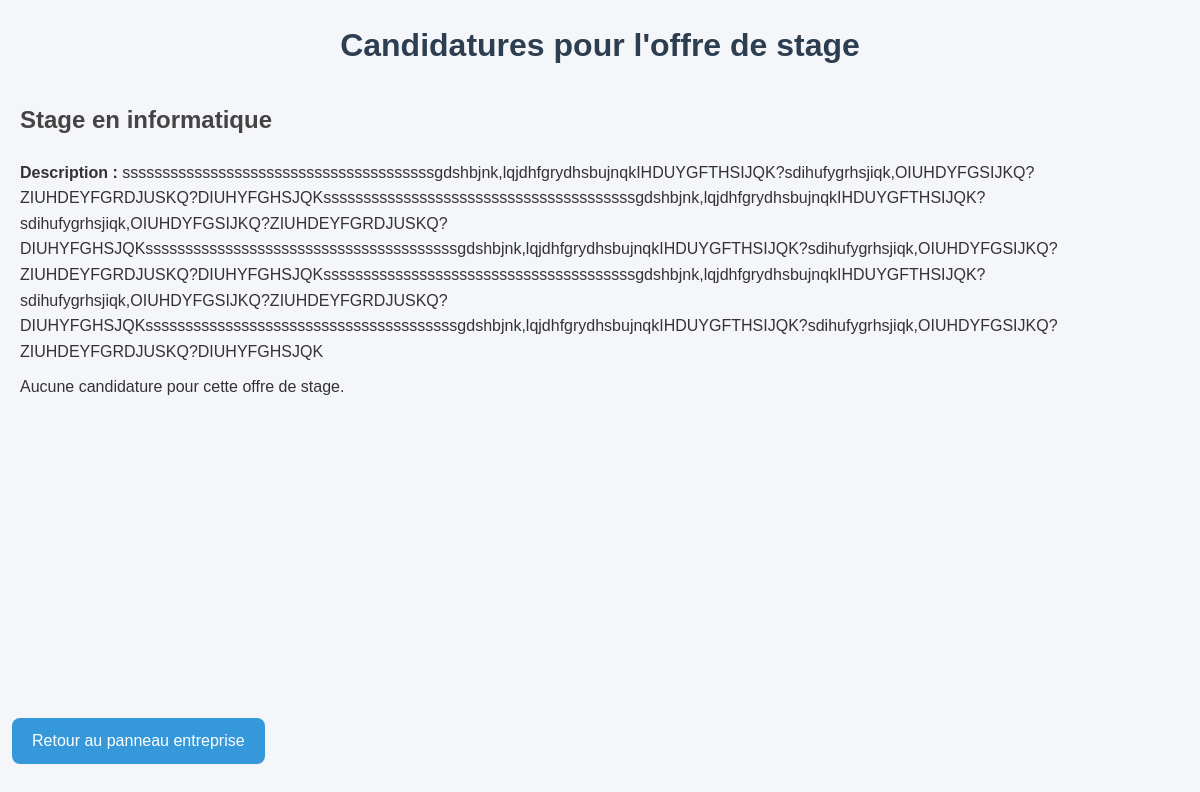
Page /app/views/internships/view_applications.php?offre_id=43 (signed in) on the committed database.
### tables this page shows
CREATE TABLE `offres_stages` (
  `id` int(11) NOT NULL,
  `entreprise_id` int(11) DEFAULT NULL,
  `titre` varchar(100) NOT NULL,
  `description` text,
  `date_debut` date DEFAULT NULL,
  `date_fin` date DEFAULT NULL,
  `lieu` varchar(255) DEFAULT NULL,
  `mode_stage` enum('distanciel','présentiel') NOT NULL,
  `logo` varchar(255) DEFAULT NULL,
  `email_contact` varchar(255) NOT NULL,
  `lien_candidature` varchar(255) DEFAULT NULL,
  `domaine` varchar(100) DEFAULT NULL,
  `remuneration` decimal(10,2) DEFAULT NULL,
  `pays` varchar(100) DEFAULT 'France',
  `ville` varchar(100) DEFAULT NULL,
  `code_postal` varchar(10) DEFAULT NULL,
  `region` varchar(100) DEFAULT NULL,
  `departement` varchar(100) DEFAULT NULL,
  `date_publication` timestamp NOT NULL DEFAULT CURRENT_TIMESTAMP
);

### app/views/internships/view_applications.php (the view, shortened to what this page needs)
<?php
require_once $_SERVER['DOCUMENT_ROOT'] . '/Gestion_Stage/app/config/database.php';
$offre_id = $_GET['offre_id'] ?? 0;
$stmt = $pdo->prepare("SELECT titre, description FROM offres_stages WHERE id = ?");
$stmt->execute([$offre_id]);
$offre = $stmt->fetch();
$stmt = $pdo->prepare("SELECT c.id, c.statut, c.cv, c.lettre_motivation, e.nom, e.prenom, e.email
                      FROM candidatures c
                      JOIN etudiants e ON c.etudiant_id = e.id
                      WHERE c.offre_id = ?");
$stmt->execute([$offre_id]);
$applications = $stmt->fetchAll();
?>
<!DOCTYPE html>
<html lang="fr">
<head>
    <link rel="stylesheet" href="/Gestion_Stage/public/assets/css/style.css">
    <link rel="stylesheet" href="/Gestion_Stage/public/assets/css/style_view_applications.css">
    <link rel="stylesheet" href="https://cdnjs.cloudflare.com/ajax/libs/font-awesome/6.1.1/css/all.min.css">
</head>
<body>
    <h1>Candidatures pour l'offre de stage</h1>
    <?php if ($offre): ?>
        <h2><?php echo htmlspecialchars($offre['titre']); ?></h2>
        <p class="desc"><strong>Description : </strong><?php echo htmlspecialchars($offre['description']); ?></p>
    <?php endif; ?>
    <?php if (empty($applications)): ?>
        <p>Aucune candidature pour cette offre de stage.</p>
    <?php endif; ?>
    <p><a class="index-button" href="/Gestion_Stage/app/views/panels/company_panel.php">Retour au panneau entreprise</a></p>
</body>
</html>

### public/assets/css/style.css (style rules this page uses)
:root { --primary-color: #2c3e50; --secondary-color: #3498db; --accent-color: #e74c3c; --secondary-color-hover: #4ea8e4; --accent-color-hover: #f26858; --text-color: #333; --light-gray: #f5f6fa; --border-radius: 8px; }
* { margin: 0; padding: 0; box-sizing: border-box; }
body { font-family: Arial, sans-serif; line-height: 1.6; background-color: #f4f4f4; padding: 20px; }
h1 { text-align: center; color: #333; margin-bottom: 30px; font-size: 2rem; }
h2 { color: #444; margin-bottom: 20px; }
a { color: #3498db; text-decoration: none; }
.index-button { position: fixed; bottom: 2%; left: 1%; background: var(--secondary-color); color: white; transition: background-color 0.2s ease; padding: 7px; border-radius: 4px; }

### public/assets/css/style_view_applications.css (style rules this page uses)
:root { --primary-color: #2c3e50; --secondary-color: #3498db; --accent-color: #e74c3c; --secondary-color-hover: #4ea8e4; --accent-color-hover: #f26858; --text-color: #333; --light-gray: #f5f6fa; --border-radius: 8px; }
body { font-family: Arial, sans-serif; background-color: var(--light-gray); color: var(--text-color); margin: 0; padding: 20px; }
h1 { text-align: center; color: var(--primary-color); }
strong { font-weight: bold; }
.index-button { display: block; width: fit-content; margin: 20px auto; padding: 10px 20px; background-color: var(--secondary-color); color: white; text-decoration: none; border-radius: var(--border-radius); text-align: center; }
.desc { margin-bottom: 10px; }

### rows in the picture
offres_stages: titre "Stage en informatique", description "sssssssssssssssssssssssssssssssssssssssgdshbjnk,lqjdhfgrydhsbujnqkIHDUYGFTHSIJQK?sdihufygrhsjiqk,OIUHDYFGSIJKQ?ZIUHDEYFGRDJUSKQ?DIUHYFGHSJQKsssssssssssssssssssssssssssssssssssssssgdshbjnk,lqjdhfgrydhsbujnqkIHDUYGFTHSIJQK?sdihufygrhsjiqk,OIUHDYFGSIJKQ?ZIUHDEYFGRDJUSKQ?DIUHYFGHSJQKsssssssssssssssssssssssssssssssssssssssgdshbjnk,lqjdhfgrydhsbujnqkIHDUYGFTHSIJQK?sdihufygrhsjiqk,OIUHDYFGSIJKQ?ZIUHDEYFGRDJUSKQ?DIUHYFGHSJQKsssssssssssssssssssssssssssssssssssssssgdshbjnk,lqjdhfgrydhsbujnqkIHDUYGFTHSIJQK?sdihufygrhsjiqk,OIUHDYFGSIJKQ?ZIUHDEYFGRDJUSKQ?DIUHYFGHSJQKsssssssssssssssssssssssssssssssssssssssgdshbjnk,lqjdhfgrydhsbujnqkIHDUYGFTHSIJQK?sdihufygrhsjiqk,OIUHDYFGSIJKQ?ZIUHDEYFGRDJUSKQ?DIUHYFGHSJQK"
